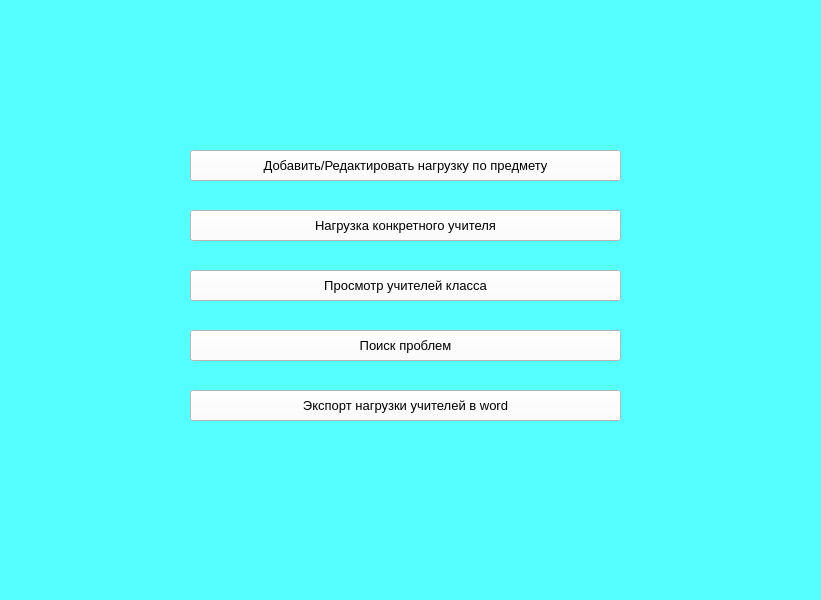
<?xml version="1.0" encoding="UTF-8"?>
<ui version="4.0">
 <class>Form</class>
 <widget class="QWidget" name="Form">
  <property name="geometry">
   <rect>
    <x>0</x>
    <y>0</y>
    <width>821</width>
    <height>600</height>
   </rect>
  </property>
  <property name="font">
   <font>
    <pointsize>9</pointsize>
   </font>
  </property>
  <property name="windowTitle">
   <string>workload_menu</string>
  </property>
  <property name="styleSheet">
   <string notr="true">background-color: rgb(85, 255, 255);</string>
  </property>
  <widget class="QPushButton" name="push_create_workload">
   <property name="geometry">
    <rect>
     <x>190</x>
     <y>150</y>
     <width>431</width>
     <height>31</height>
    </rect>
   </property>
   <property name="font">
    <font>
     <pointsize>10</pointsize>
    </font>
   </property>
   <property name="styleSheet">
    <string notr="true">background-color: rgb(255, 255, 255);</string>
   </property>
   <property name="text">
    <string>Добавить/Редактировать нагрузку по предмету</string>
   </property>
  </widget>
  <widget class="QPushButton" name="push_definite_teacher">
   <property name="geometry">
    <rect>
     <x>190</x>
     <y>210</y>
     <width>431</width>
     <height>31</height>
    </rect>
   </property>
   <property name="font">
    <font>
     <pointsize>10</pointsize>
    </font>
   </property>
   <property name="styleSheet">
    <string notr="true">background-color: rgb(255, 255, 255);</string>
   </property>
   <property name="text">
    <string>Нагрузка конкретного учителя</string>
   </property>
  </widget>
  <widget class="QPushButton" name="push_class_teachers">
   <property name="geometry">
    <rect>
     <x>190</x>
     <y>270</y>
     <width>431</width>
     <height>31</height>
    </rect>
   </property>
   <property name="font">
    <font>
     <pointsize>10</pointsize>
    </font>
   </property>
   <property name="styleSheet">
    <string notr="true">background-color: rgb(255, 255, 255);</string>
   </property>
   <property name="text">
    <string>Просмотр учителей класса</string>
   </property>
  </widget>
  <widget class="QPushButton" name="push_find_problems">
   <property name="geometry">
    <rect>
     <x>190</x>
     <y>330</y>
     <width>431</width>
     <height>31</height>
    </rect>
   </property>
   <property name="font">
    <font>
     <pointsize>10</pointsize>
    </font>
   </property>
   <property name="styleSheet">
    <string notr="true">background-color: rgb(255, 255, 255);</string>
   </property>
   <property name="text">
    <string>Поиск проблем</string>
   </property>
  </widget>
  <widget class="QPushButton" name="push_export_workload">
   <property name="geometry">
    <rect>
     <x>190</x>
     <y>390</y>
     <width>431</width>
     <height>31</height>
    </rect>
   </property>
   <property name="font">
    <font>
     <pointsize>10</pointsize>
    </font>
   </property>
   <property name="styleSheet">
    <string notr="true">background-color: rgb(255, 255, 255);</string>
   </property>
   <property name="text">
    <string>Экспорт нагрузки учителей в word</string>
   </property>
  </widget>
  <widget class="QLabel" name="label">
   <property name="geometry">
    <rect>
     <x>640</x>
     <y>280</y>
     <width>171</width>
     <height>311</height>
    </rect>
   </property>
   <property name="text">
    <string/>
   </property>
   <property name="pixmap">
    <pixmap>../pictures/pngwing.com (10).png</pixmap>
   </property>
  </widget>
 </widget>
 <resources/>
 <connections/>
</ui>
